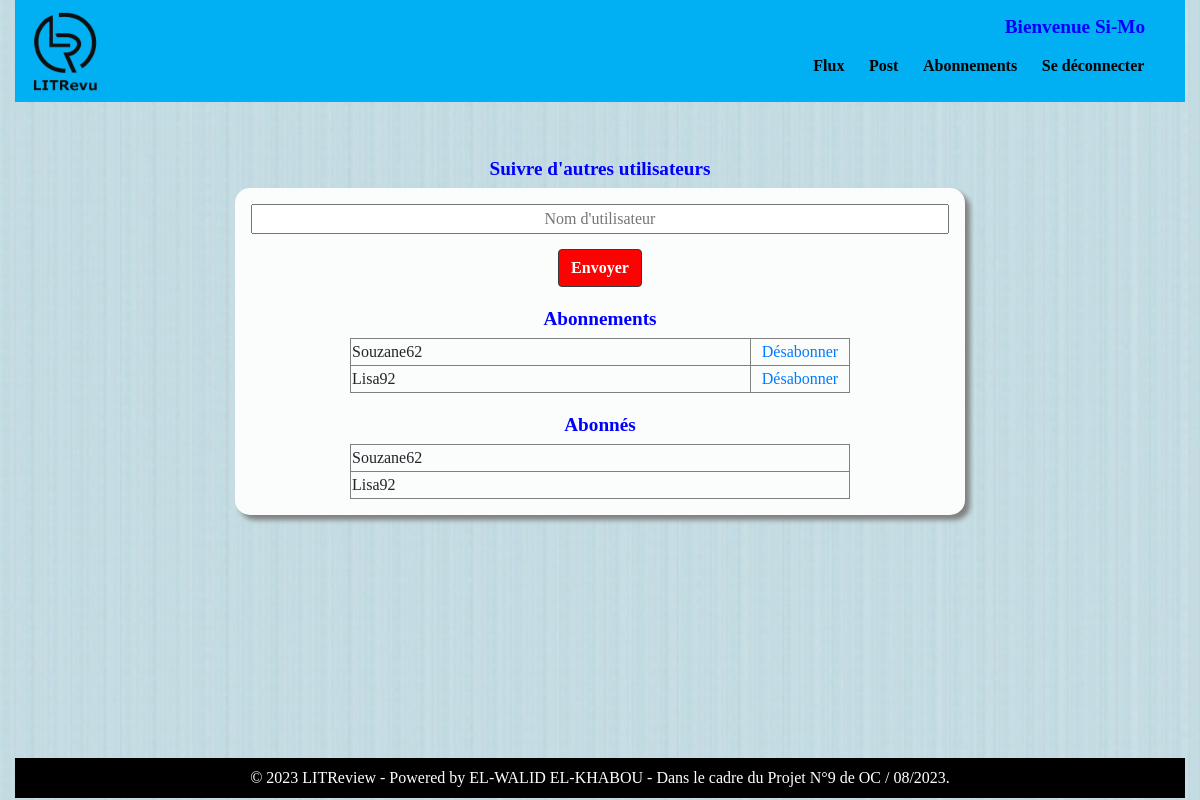
Page /Abonnements/ (signed in) on the earlier database version.
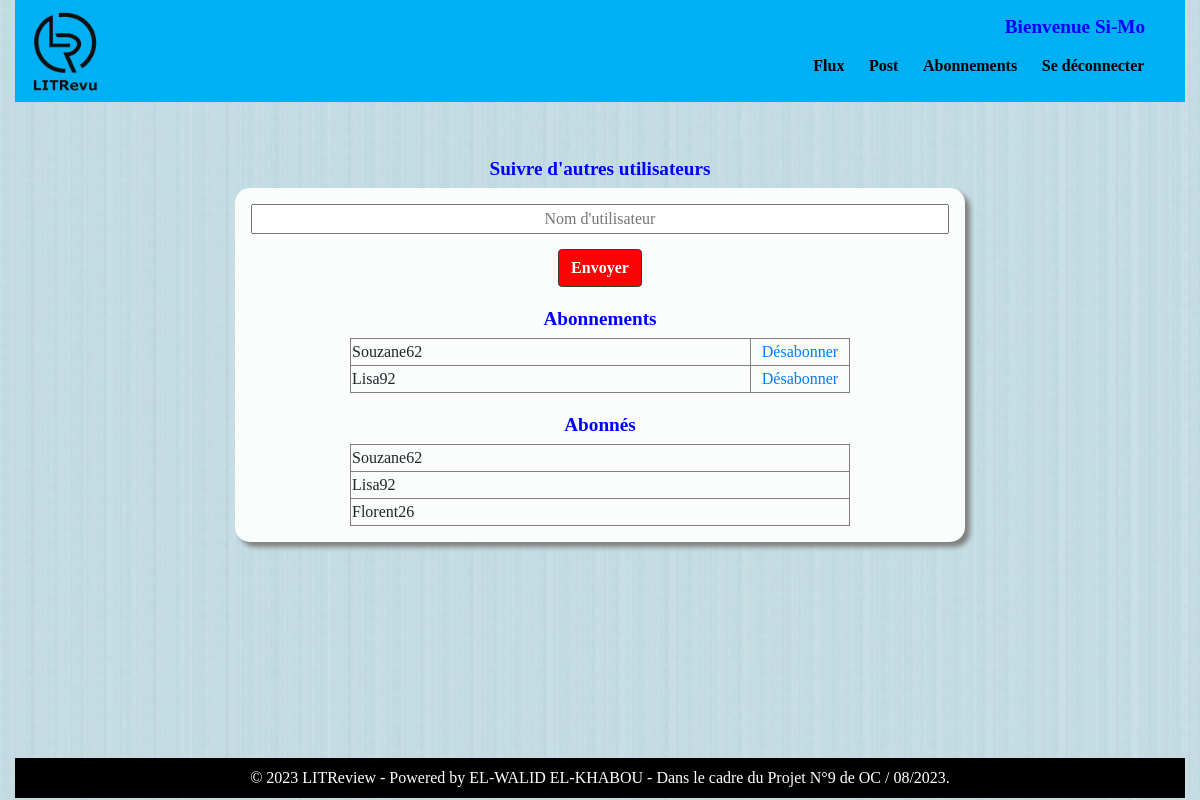
Same page on the later database version.
### authentication/models.py (models this page shows)
class User(AbstractUser):
    def __str__(self):
        return self.username

### blog/views.py (the view, shortened to what this page needs)
# urls.py: path('Abonnements/', views.subscript_page, name='subscrip'),
@login_required
def subscript_page(request):
    message = ""
    form = forms.UserFollowing()
    followed_users = [x.followed_user for x in UserFollows.objects.filter(user=request.user)]
    followers = [x.user for x in UserFollows.objects.filter(followed_user=request.user)]
    context = {
            'form': form,
            'followed_users': followed_users,
            'followers': followers,
            'user': request.user,
            'message': message
        }
    return render(request, 'blog/subscrip.html', context=context)

### blog/forms.py
class UserFollowing(forms.Form):
    followed_user = forms.CharField(
        label="",
        widget=forms.TextInput(attrs={'class': 'text-center', "style": "width: 100%;", "placeholder": "Nom d'utilisateur"})
    )

### blog/templates/blog/subscrip.html (shortened to what this page needs)
{% extends "blog/base.html" %}
{% block content %}
    <h1 class="follow_user">Suivre d'autres utilisateurs</h1>
    <div class="content_style follow_page">
        <form method="post">
            {{ form }}
            <button class="btn btn-outline-dark" type="submit">Envoyer</button>
        </form>
        <div class="follow">
            <h1>Abonnements</h1>
            <table class="tab_follower" width="500" border="1" style="border-collapse:collapse">
                <tbody>
                    {% for user in followed_users %}
                        <tr>
                            <td class="tab_follow">{{ user.username }}</td>
                            <td><a href="{% url 'unsubscrip' user.id %}">Désabonner</a></td>
                        </tr>
                    {% endfor %}
                </tbody>
            </table>
        </div>
        <div class="follow">
            <h1>Abonnés</h1>
            <table class="tab_follower" width="500" border="1" style="border-collapse:collapse">
                <tbody>
                    {% for user in followers %}
                        <tr>
                            <td class="tab_follow">{{ user.username }}</td>
                        </tr>
                    {% endfor %}
                </tbody>
            </table>
        </div>
    </div>
{% endblock content %}

Differences in the rows shown:
now on this page (row edited): User: username "Florent26", shown under "Abonnés"
